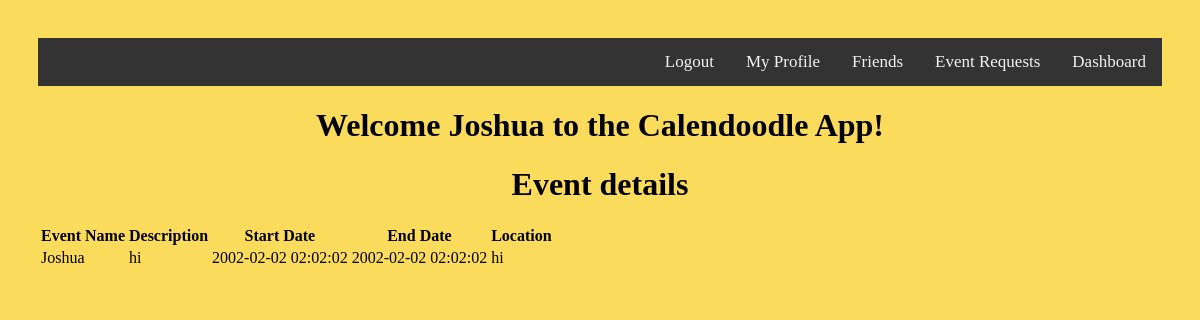
The app's page /events/2 (signed in) with its own data.
### models.py (models this page shows, shortened)
class Event(db.Model):
    id = db.Column(db.Integer, primary_key=True)
    name = db.Column(db.String(50), nullable=False)
    start_date = db.Column(db.DateTime, nullable=False)
    end_date = db.Column(db.DateTime, nullable=False)
    date_posted = db.Column(db.DateTime, nullable=False)
    location = db.Column(db.String(100), nullable=False)
    description = db.Column(db.String(1000), nullable=False)
    color = db.Column(db.String(20), nullable=False)
    is_public = db.Column(db.Integer)
    user_id = db.Column(db.Integer, db.ForeignKey("user.id"), nullable=False)

### flask_jubjub.py (the view)
@app.route('/events/<event_id>')
def get_event(event_id):
    if session.get('user'):
        my_event = db.session.query(Event).filter_by(id=event_id).one()
        return render_template('event.html', event=my_event, user=session['user'])
    else:
        return redirect(url_for('login'))

### templates/event.html (shortened to what this page needs)
<!DOCTYPE html>
<html lang="en">
    <head>
        <link rel="stylesheet" href="{{ url_for('static', filename='main.css') }}">
        <link rel="stylesheet" href="{{ url_for('static', filename='forms.css') }}">
    </head>
    <body>
        <div class="topnav">
                <a href="{{ url_for('get_events') }}">Dashboard</a>
                <a href="{{ url_for('get_events') }}">Event Requests</a>
                <a>Friends</a>
                <a href="{{ url_for('get_profile') }}">My Profile</a>
            {% if user %}
                    <a href="{{ url_for('logout') }}">Logout</a>
            {% else %}
                    <a href="{{ url_for('login') }}">Sign In</a>
            {% endif %}
        </div>
        <h1>Welcome {{ user }} to the Calendoodle App!</h1>
        <h1>Event details</h1>
        <table>
            <tr>
                <th>Event Name</th>
                <th>Description</th>
                <th>Start Date</th>
                <th>End Date</th>
                <th>Location</th>
            </tr>
            <tr>
                <td>{{ event.name }}</td>
                <td>{{ event.description }}</td>
                <td>{{ event.start_date }}</td>
                <td>{{ event.end_date }}</td>
                <td>{{ event.location }}</td>
            </tr>
        </table>
    </body>
</html>

### static/main.css (style rules this page uses)
body { padding: 30px 30px; background: #fbdb5c; }
h1 { color: black; text-align: center; }
.topnav { overflow: hidden; background-color: #333; }
.topnav a { float: right; color: #f2f2f2; text-align: center; padding: 14px 16px; text-decoration: none; font-size: 17px; }

### records on screen
Event: name "Joshua", description "hi", start_date "2002-02-02 02:02:02", end_date "2002-02-02 02:02:02", location "hi"
